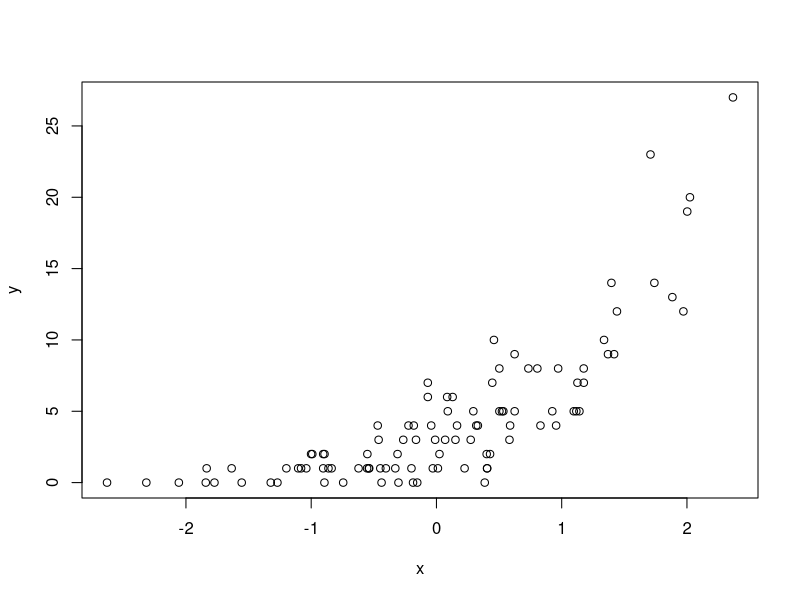
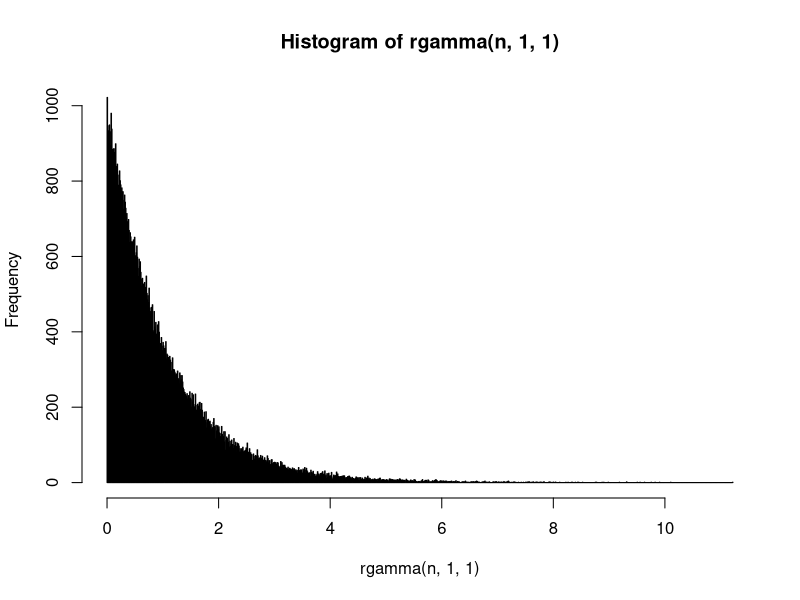
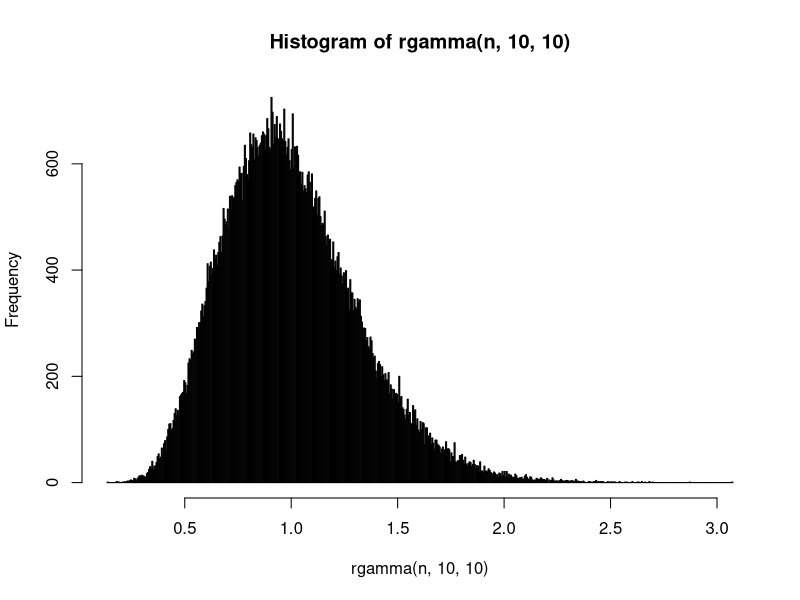

Generate these figures, in order, with R:
##### Demonstration of Gamma-Poisson and Poisson Distribution ####
# From discussion 9/20

# Initilize number of datapoints/samples/sites
n <- 100
# simulate covariate
x <- rnorm(n, 0, 1)
# Simulate response drawn from poisson distrib with effect of x
y <- rpois(n, exp(1 + 1 * x))
# Visualize this
plot(y ~ x)

# Here we see that the variance is much greater than the mean 
mean(y)
var(y)


# When we run a GLM on it with a poisson family, it works fine 
summary(glm(y ~ x, family = 'poisson'))



n <- 100000

a <- rpois(n, 1)

table(a)



theta <- 5

h <- rgamma(n, theta, theta)

b <- rpois(n, 0.5 * h)

table(b)





hist(rgamma(n, 1,1), breaks = 1000)

hist(rgamma(n, 10,10), breaks = 1000)